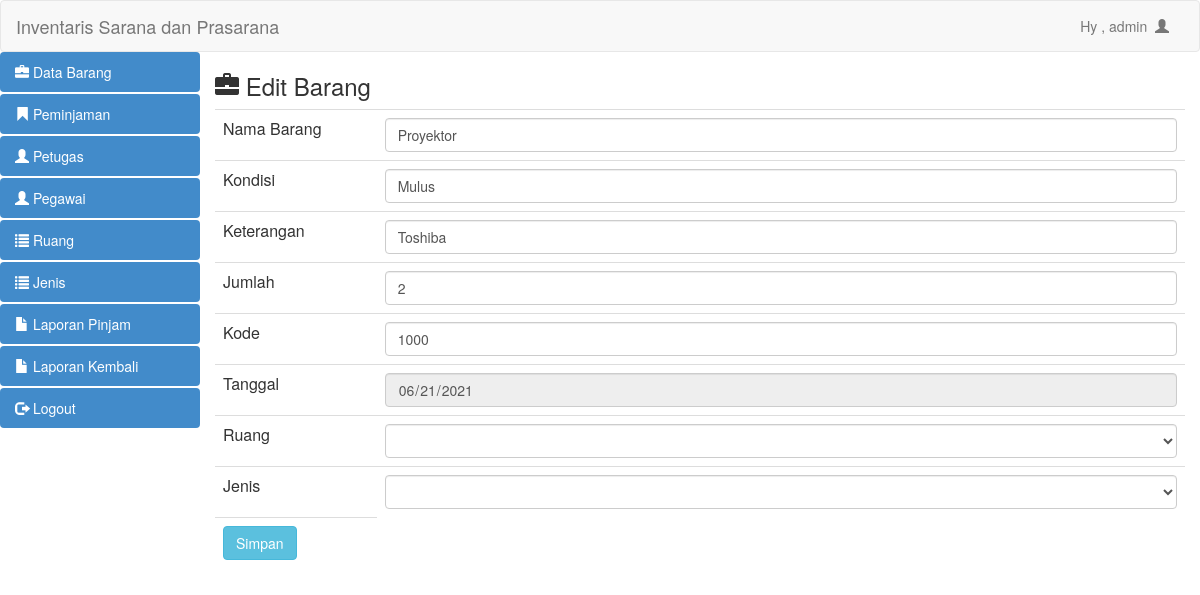
Screenshot of /admin/edit_barang.php?id=1 (signed in) with the database file from the repository.
### tables this page shows
CREATE TABLE IF NOT EXISTS `inventaris` (
  `id_inventaris` int(11) NOT NULL AUTO_INCREMENT,
  `nama` varchar(50) DEFAULT NULL,
  `kondisi` varchar(50) DEFAULT NULL,
  `keterangan` varchar(50) DEFAULT NULL,
  `jumlah` int(11) DEFAULT NULL,
  `id_jenis` int(11) DEFAULT NULL,
  `tanggal_register` date DEFAULT NULL,
  `id_ruang` int(11) DEFAULT NULL,
  `kode_inventaris` varchar(50) DEFAULT NULL,
  `id_petugas` int(11) DEFAULT NULL,
  PRIMARY KEY (`id_inventaris`),
  KEY `id_ruang` (`id_ruang`),
  KEY `id_petugas` (`id_petugas`),
  KEY `id_jenis` (`id_jenis`),
  CONSTRAINT `inventaris_ibfk_1` FOREIGN KEY (`id_petugas`) REFERENCES `petugas` (`id_petugas`) ON DELETE CASCADE ON UPDATE CASCADE,
  CONSTRAINT `inventaris_ibfk_2` FOREIGN KEY (`id_ruang`) REFERENCES `ruang` (`id_ruang`) ON DELETE CASCADE ON UPDATE CASCADE,
  CONSTRAINT `inventaris_ibfk_3` FOREIGN KEY (`id_jenis`) REFERENCES `jenis` (`id_jenis`) ON DELETE CASCADE ON UPDATE CASCADE
);

### admin/edit_barang.php (the view, shortened to what this page needs)
<?php
include "header.php";
?>
<?php
$id = $_GET['id'];
$query = mysql_query ("select * from inventaris where id_inventaris=$id");
$data= mysql_fetch_array($query);
?>
<html>
<head>
	<h3><span class="glyphicon glyphicon-briefcase"></span>  Edit Barang</h3>
</head>
<body>
	<form method="post" action="proses_edit.php?id=<?php echo $_GET['id'];?>" >
		<table class="table">
			<tr>
				<td class="col-md-2">Nama Barang</td>
				<td><input type="text" name="nama" class="form-control" placeholder="Nama" autocomplete="off" value="<?php echo $data['nama'];?>"></td>
			</tr>
			<tr>
				<td>Kondisi</td>
				<td><input type="text" name="kondisi" class="form-control" placeholder="Kondisi" autocomplete="off" value="<?php echo $data['kondisi'];?>"></td>
			</tr>
			<tr>
				<td>Keterangan</td>
				<td><input type="text" name="keterangan" class="form-control" autocomplete="off" placeholder="Keterangan" value="<?php echo $data['keterangan'];?>"></td>
			</tr>
			<tr>
				<td>Jumlah</td>
				<td><input type="text" name="jumlah" class="form-control" autocomplete="off" placeholder="Jumlah" value="<?php echo $data['jumlah'];?>"></td>
			</tr>
			<tr>
				<td>Kode</td>
				<td><input type="text" name="kode" class="form-control" autocomplete="off" placeholder="Kode" value="<?php echo $data['kode_inventaris'];?>"></td>
			</tr>
			<tr>
				<td>Tanggal</td>
				<td><input type="date" name="tanggal" class="form-control" autocomplete="off" placeholder="Tanggal" value="<?= date('Y-m-d'); ?>" readonly></td>
			</tr>
			<tr>
				<td>Ruang</td>
				<td>
					<select name="ruang" class="form-control">  <option value="<?= $data['id_ruang']; ?>"> <?= $data['nama_ruang']; ?> </option>
						<?php
						$per=mysql_query("SELECT * FROM ruang");
						while ($f=mysql_fetch_array($per)) {
							$idruang=$f['id_ruang'];
							$namaruang=$f['nama_ruang'];
						 ?>
						<option value="<?= $idruang; ?>"> <?= $namaruang; ?> </option>
					<?php } ?>
					</select>
				</td>
			</tr>
			<tr>
				<td>Jenis</td>
				<td>
					<select name="jenis" class="form-control">
						  <option value="<?= $data['id_jenis']; ?>"> <?= $data['nama_jenis']; ?> </option>
						<?php
						$per=mysql_query("SELECT * FROM jenis");
						while ($f=mysql_fetch_array($per)) {
						 ?>
						<option value="<?= $f['id_jenis']; ?>"> <?= $f['nama_jenis']; ?> </option>
					<?php } ?>
					</select>
				</td>
			</tr>
			<tr>
				<td><input type="submit" name="simpan" class="btn btn-info" value="Simpan"></td>
			</tr>
		</table>
	</form>
</body>
<?php
include "footer.php" ?>
</html>

### rows the page displays
inventaris: nama "Proyektor", kondisi "Mulus", keterangan "Toshiba", jumlah "2", kode "1000"

### other values shown
$_SESSION['nama'] "admin"
